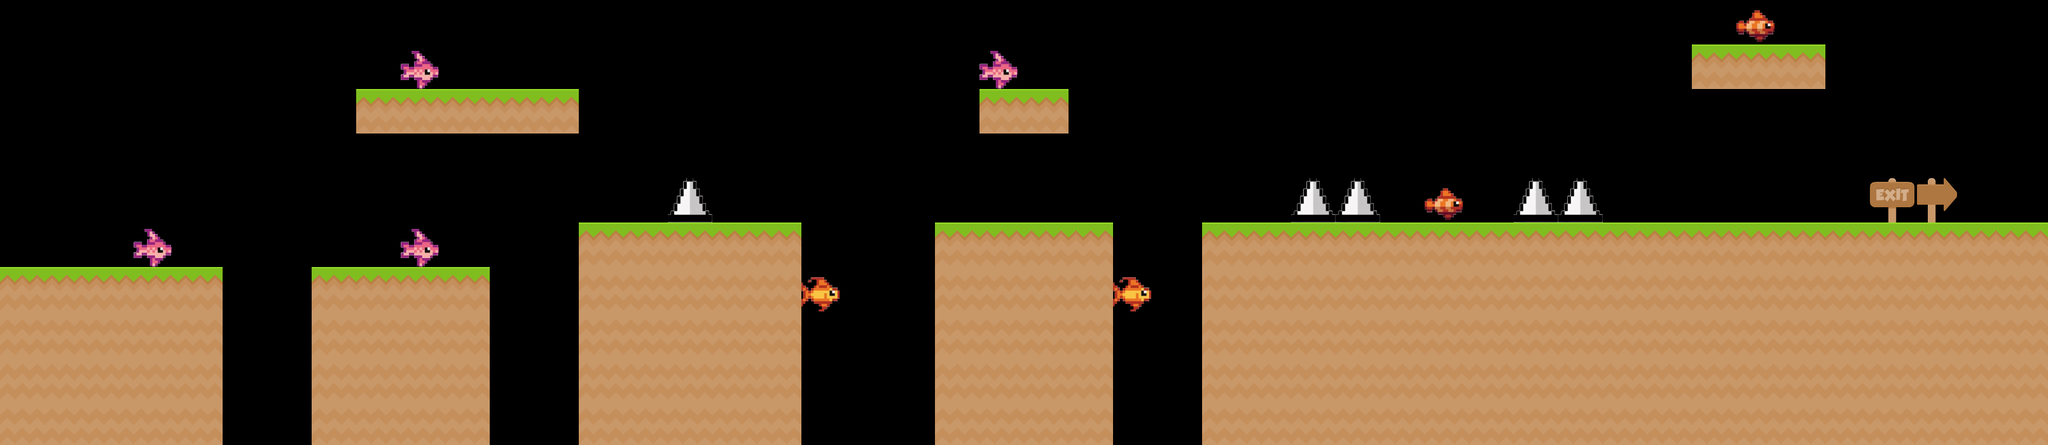

A 2D game scene composited from a Tiled map and its tileset images. What follows is a short description and the map's XML, with each tile layer's data collapsed to a summary:
An orthogonal 46x10 tile map with 70x70 px tiles, 11 tile layers (earth, decorations, spikes, fish8, ...), 3 hidden layers not drawn, 4 tilesets.

<map version="1.10" tiledversion="1.11.2" orientation="orthogonal" renderorder="right-down" width="46" height="10" tilewidth="70" tileheight="70" infinite="0" nextlayerid="16" nextobjectid="1">
 <tileset firstgid="1" source="../spritesheets/tiles_spritesheet.tsx" />
 <tileset firstgid="157" source="../spritesheets/spike.tsx" />
 <tileset firstgid="158" source="../spritesheets/Items.tsx" />
 <tileset firstgid="166" name="dog_0" tilewidth="95" tileheight="70" tilecount="1" columns="1">
  <image source="../images/enemy/dog_0.png" width="95" height="70" />
 </tileset>
 <layer id="1" name="earth" width="46" height="10">
  <data>[460 cells, 186 non-empty, 2 distinct tile ids]</data>
 </layer>
 <layer id="13" name="decorations" width="46" height="10">
  <data>[460 cells, 2 non-empty, 2 distinct tile ids]</data>
 </layer>
 <layer id="12" name="exit" width="46" height="10" visible="0">
  <data>[460 cells, 5 non-empty, 2 distinct tile ids]</data>
 </layer>
 <layer id="2" name="spikes" width="46" height="10">
  <data>[460 cells, 5 non-empty, 1 distinct tile ids]</data>
 </layer>
 <layer id="14" name="enemies" width="46" height="10" visible="0">
  <data>[460 cells, 0 non-empty, 0 distinct tile ids]</data>
 </layer>
 <layer id="15" name="fireworks" width="46" height="10" visible="0">
  <data>[460 cells, 2 non-empty, 1 distinct tile ids]</data>
 </layer>
 <layer id="11" name="fish8" width="46" height="10">
  <data>[460 cells, 0 non-empty, 0 distinct tile ids]</data>
 </layer>
 <layer id="10" name="fish7" width="46" height="10">
  <data>[460 cells, 0 non-empty, 0 distinct tile ids]</data>
 </layer>
 <layer id="9" name="fish6" width="46" height="10">
  <data>[460 cells, 0 non-empty, 0 distinct tile ids]</data>
 </layer>
 <layer id="8" name="fish5" width="46" height="10">
  <data>[460 cells, 0 non-empty, 0 distinct tile ids]</data>
 </layer>
 <layer id="7" name="fish4" width="46" height="10">
  <data>[460 cells, 2 non-empty, 1 distinct tile ids]</data>
 </layer>
 <layer id="6" name="fish3" width="46" height="10">
  <data>[460 cells, 2 non-empty, 1 distinct tile ids]</data>
 </layer>
 <layer id="4" name="fish2" width="46" height="10">
  <data>[460 cells, 0 non-empty, 0 distinct tile ids]</data>
 </layer>
 <layer id="5" name="fish1" width="46" height="10">
  <data>[460 cells, 4 non-empty, 1 distinct tile ids]</data>
 </layer>
</map>
